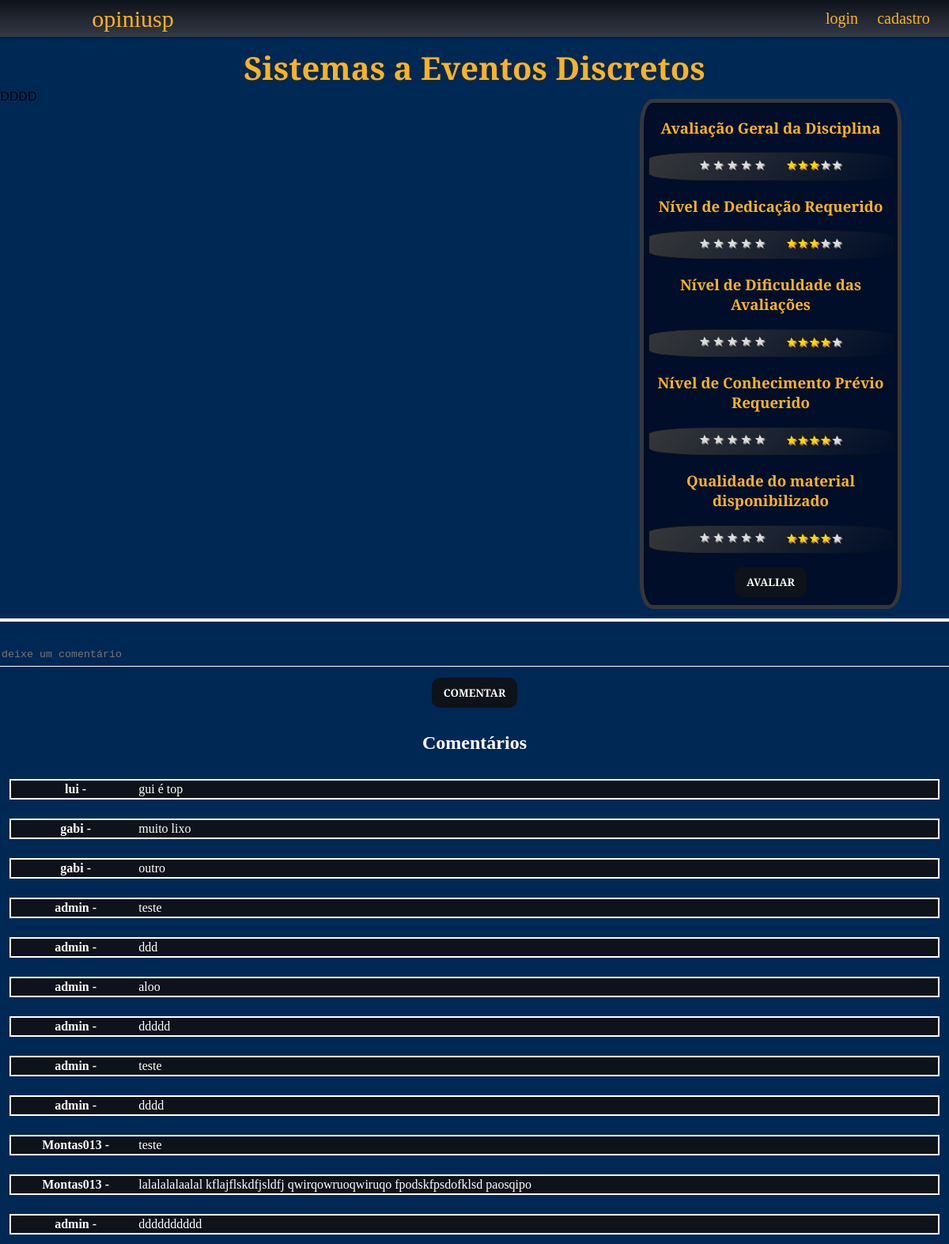
The page /disciplina/1/ on the database its author committed.
### main/models.py (models this page shows, shortened)
class Disciplina(models.Model):
    nome = models.CharField(max_length=100)
    sigla = models.CharField(max_length=7)
    cred_aula = models.IntegerField()
    cred_trabalho = models.IntegerField()
    ch_total = models.IntegerField()
    descricao = models.TextField(max_length=5000)  # programacao
    programa_resumido = models.TextField(max_length=5000)
    bibliografia = models.TextField(max_length=10000)
    met_avaliacao = models.TextField(null=True, blank=True)

class Comentario(models.Model):
    disciplina = models.ForeignKey(Disciplina, on_delete=models.CASCADE)
    user = models.ForeignKey(User, on_delete=models.CASCADE)
    texto = models.TextField(max_length=1000)
    downVote = models.ManyToManyField(
        User, blank=True, related_name="downvote")
    upVote = models.ManyToManyField(User, blank=True, related_name="upvote")

### main/views.py (the view)
# urls.py: path('disciplina/<int:id>/', views.pagina_disciplina, name = "disciplina"),
def pagina_disciplina(request, id):
    disciplina = Disciplina.objects.get(id=id)
    comentarios =  Comentario.objects.filter(disciplina=id).annotate(
    total_votes=Count('upVote')-Count('downVote')
    ).order_by('total_votes')
    avaliacoes = Avaliacao.objects.filter(disciplina=id)
    mediaGeral = avaliacoes.aggregate(Avg("notageral"))["notageral__avg"]
    mediaCrit1 = avaliacoes.aggregate(Avg("notaCrit1"))["notaCrit1__avg"]
    mediaCrit2 = avaliacoes.aggregate(Avg("notaCrit2"))["notaCrit2__avg"]
    mediaCrit3 = avaliacoes.aggregate(Avg("notaCrit3"))["notaCrit3__avg"]
    mediaCrit4 = avaliacoes.aggregate(Avg("notaCrit4"))["notaCrit4__avg"]
    medias = [
        mediaGeral, mediaCrit1, mediaCrit2, mediaCrit3, mediaCrit4
    ]
    averages = []
    for media in medias:
        if media == None:
            averages.append(0)
        else:
            averages.append(int(roundTraditional(media)))
    ranges = [
        range(averages[0]), range(averages[1]), range(averages[2]), range(averages[3]), range(averages[4])
    ]
    complementos = [
        range(5-averages[0]), range(5- averages[1]), range(5 - averages[2]), range(5 - averages[3]), range(5 - averages[4])
    ]
    contexto = {
        "disciplina": disciplina,
        "comentarios": comentarios,
        "ranges": ranges,
        "complementos": complementos
    }
    return render(request, 'main/disciplina.html', contexto)

### main/views.py (called while the page is built)
def roundTraditional(val,digits=0):
    return round(val+10**(-len(str(val))-1), digits)

### main/templates/main/disciplina.html (shortened to what this page needs)
{% extends 'main/base.html'%}
{% load static %}
{% block content %}
<div class='disciplina'>{{disciplina.nome}}</div>
<div class=bloco-avaliacao>
  <div class=bloco-infos1>DDDD</div>
  <div class=bloco-infos2>
    <form action="{% url 'main:add_review' disciplina.id%}" method="POST">
      <h3 class="avalicao_estrelas"> Avaliação Geral da Disciplina</h3>
      <div class="displace">
        <fieldset class="rating">
          <input type="radio" id="star5" name="notageral" value="5" /><label for="star5"><span>&#9733</span></label>
          <input type="radio" id="star4" name="notageral" value="4" /><label for="star4"><span>&#9733</span></label>
          <input type="radio" id="star3" name="notageral" value="3" /><label for="star3"><span>&#9733</span></label>
          <input type="radio" id="star2" name="notageral" value="2" /><label for="star2"><span>&#9733</span></label>
          <input type="radio" id="star1" name="notageral" value="1" /><label for="star1"><span>&#9733</span></label>
        </fieldset>
        <div class="base">
          {%for i in ranges.0%} <span class="preenchida">&#9733</span> {% endfor %}
          {%for i in complementos.0%} <span class="vazia">&#9733</span> {% endfor %}
        </div>
      </div>
      <h3 class="avalicao_estrelas">Nível de Dedicação Requerido</h3>
      <div class=displace>
        <fieldset class="rating crit1">
          <input type="radio" id="star5-crit1" name="notaCrit1" value="5" /><label
            for="star5-crit1"><span>&#9733</span></label>
          <input type="radio" id="star4-crit1" name="notaCrit1" value="4" /><label
            for="star4-crit1"><span>&#9733</span></label>
          <input type="radio" id="star3-crit1" name="notaCrit1" value="3" /><label
            for="star3-crit1"><span>&#9733</span></label>
          <input type="radio" id="star2-crit1" name="notaCrit1" value="2" /><label
            for="star2-crit1"><span>&#9733</span></label>
          <input type="radio" id="star1-crit1" name="notaCrit1" value="1" /><label
            for="star1-crit1"><span>&#9733</span></label>
        </fieldset>
        <div class="base">
          {%for i in ranges.1%} <span class="preenchida">&#9733</span> {% endfor %}
          {%for i in complementos.1%} <span class="vazia">&#9733</span> {% endfor %}
        </div>
      </div>
      <h3 class="avalicao_estrelas">Nível de Dificuldade das Avaliações</h3>
      <div class=displace>
        <fieldset class="rating crit2">
          <input type="radio" id="star5-crit2" name="notaCrit2" value="5" /><label
            for="star5-crit2"><span>&#9733</span></label>
          <input type="radio" id="star4-crit2" name="notaCrit2" value="4" /><label
            for="star4-crit2"><span>&#9733</span></label>
          <input type="radio" id="star3-crit2" name="notaCrit2" value="3" /><label
            for="star3-crit2"><span>&#9733</span></label>
          <input type="radio" id="star2-crit2" name="notaCrit2" value="2" /><label
            for="star2-crit2"><span>&#9733</span></label>
          <input type="radio" id="star1-crit2" name="notaCrit2" value="1" /><label
            for="star1-crit2"><span>&#9733</span></label>
        </fieldset>
        <div class="base">
          {%for i in ranges.2%} <span class="preenchida">&#9733</span> {% endfor %}
          {%for i in complementos.2%} <span class="vazia">&#9733</span> {% endfor %}
        </div>
      </div>
      <h3 class="avalicao_estrelas">Nível de Conhecimento Prévio Requerido</h3>
      <div class=displace>
        <fieldset class="rating crit3">
          <input type="radio" id="star5-crit3" name="notaCrit3" value="5" /><label
            for="star5-crit3"><span>&#9733</span></label>
          <input type="radio" id="star4-crit3" name="notaCrit3" value="4" /><label
            for="star4-crit3"><span>&#9733</span></label>
          <input type="radio" id="star3-crit3" name="notaCrit3" value="3" /><label
            for="star3-crit3"><span>&#9733</span></label>
          <input type="radio" id="star2-crit3" name="notaCrit3" value="2" /><label
            for="star2-crit3"><span>&#9733</span></label>
          <input type="radio" id="star1-crit3" name="notaCrit3" value="1" /><label
            for="star1-crit3"><span>&#9733</span></label>
        </fieldset>
        <div class="base">
          {%for i in ranges.3%} <span class="preenchida">&#9733</span> {% endfor %}
          {%for i in complementos.3%} <span class="vazia">&#9733</span> {% endfor %}
        </div>
      </div>
      <h3 class="avalicao_estrelas">Qualidade do material disponibilizado</h3>
      <div class=displace>
        <fieldset class="rating crit4">
          <input type="radio" id="star5-crit4" name="notaCrit4" value="5" /><label
            for="star5-crit4"><span>&#9733</span></label>
          <input type="radio" id="star4-crit4" name="notaCrit4" value="4" /><label
            for="star4-crit4"><span>&#9733</span></label>
          <input type="radio" id="star3-crit4" name="notaCrit4" value="3" /><label
            for="star3-crit4"><span>&#9733</span></label>
          <input type="radio" id="star2-crit4" name="notaCrit4" value="2" /><label
            for="star2-crit4"><span>&#9733</span></label>
          <input type="radio" id="star1-crit4" name="notaCrit4" value="1" /><label
            for="star1-crit4"><span>&#9733</span></label>
        </fieldset>
        <div class="base">
          {%for i in ranges.4%} <span class="preenchida">&#9733</span> {% endfor %}
          {%for i in complementos.4%} <span class="vazia">&#9733</span> {% endfor %}
        </div>
      </div>
      <input type="submit" value="Avaliar" />
    </form>
  </div>
</div>
<div class=container>
  <form action="{% url 'main:add_comentario' disciplina.id%}" method="POST">
    <textarea name="texto" id="texto" cols="30" rows="5" class="form-control"
      placeholder='deixe um comentário'></textarea>
    <br />
    <input type="submit" value="comentar" />
  </form>
</div>
<div class=comments>
  <h2>Comentários</h2>
  {% for comentario in comentarios %}
  <div class=comment>
    <div class=comentarista> {{comentario.user.username}} - </div>
    <div class=comentario>{{ comentario.texto }}</div>
  </div>
  {% endfor %}
</div>
{% endblock %}

### main/static/css/main.css (style rules this page uses)
:root { --oxfordblue: #1b2a41; --charcoal: #324a5f; --bluemunsell: #279eb3; --middleblue: #5cc6d7; --honeyellow: #feb320; }
body { display: flex; background: #002855; flex-direction: column; justify-content: flex-start; align-items: center; width: 100%; height: 100%; margin: 0px 0px 0px 0px; padding: 0px 0px 0px 0px; }
.disciplina { width: 100%; font-size: 40px; font-weight: bolder; font-family: "Arvo",Serif; color: var(--honeyellow); text-align: center; margin: 10px 0px 0px 0px; }
.bloco-avaliacao { height: 30%; width: 100%; display: flex; align-content: flex-start; }
.bloco-infos1 { height: 100%; width: 70%; }
.bloco-infos2 { height: 100%; width: 30%; text-align: center; margin: 1% 5% 1% 5%; background: #000E29; border: 5px solid #363738; border-radius: 5%; }
.displace { display: flex; margin: 2%; border-radius: 25%; align-content: flex-start; background: linear-gradient(-45deg,#000e29, #363738); border: 1px solid #0E121A; }
.base { width: 50%; display: flex; align-content: flex-start; padding: 6px 0px 0px 10px; }
.rating { border: none; width: 50%; float: right; }
.rating:not(:checked) > label { float: right; padding: 0 0.1em; overflow: hidden; white-space: nowrap; cursor: pointer; color: #ddd; text-shadow: 1px 1px #bbb, 2px 2px #666, 0.1em 0.1em 0.2em rgba(0, 0, 0, 0.5); }
.rating:not(:checked) > label:before { content: #9733; }
.preenchida { color: gold; text-shadow: 1px 1px goldenrod, 2px 2px #b57340, 0.1em 0.1em 0.2em rgba(0, 0, 0, 0.5); }
.vazia { color: #ddd; text-shadow: 1px 1px #bbb, 2px 2px #666, 0.1em 0.1em 0.2em rgba(0, 0, 0, 0.5); }
.avalicao_estrelas { color: var(--honeyellow); font-weight: bold; font-family: "Arvo",sans-serif; }
.container { color: snow; width: 100%; height: 10%; padding: 2px 2px 2px 2px; text-align: center; border-top: 4px solid white; }
textarea { color: white; font-weight: solid; height: 20px; width: 100%; border: none; border-bottom: 1px solid white; background-color: transparent; resize: none; outline: none; margin: 30px 0px 0px 0px; }
input[type=submit],button { padding: 10px 15px; border: none; outline: none; border-radius: 10px; text-transform: uppercase; font-weight: bold; cursor: pointer; }
input[type=submit] { background-color: #0E121A; color: #fff; font-family: 'Arvo','sans serif'; margin: 10px; }
.comments { height: 30%; width: 100%; padding: 0px 0px 0px 0px; display: flex; flex-direction: column; color: white; text-align: center; align-content: space-around; }
.comment { margin: 1% 1% 1% 1%; border: 2px solid white; padding: 2px; display: flex; background-color: #0E121A; flex-direction: row; align-content: space-around; text-align: center; }
.comentarista { width:15%; font-family: 'Arvo, sans-serif'; font-size: medium; font-weight: bold; }
.comentario { width:95%; font-family: 'Arvo, sans-serif'; font-size: medium; font-weight: normal; text-align: start; margin-left: auto; }

### rows shown on the page
Disciplina: nome "Sistemas a Eventos Discretos"
Comentario: user.username "lui", texto "gui é top"
Comentario: user.username "gabi", texto "muito lixo"
Comentario: user.username "gabi", texto "outro"
Comentario: user.username "admin", texto "teste"
Comentario: user.username "admin", texto "ddd"
Comentario: user.username "admin", texto "aloo"
Comentario: user.username "admin", texto "ddddd"
Comentario: user.username "admin", texto "teste"
Comentario: user.username "admin", texto "dddd"
Comentario: user.username "Montas013", texto "teste"
Comentario: user.username "Montas013", texto "lalalalalaalal kflajflskdfjsldfj qwirqowruoqwiruqo fpodskfpsdofklsd paosqipo"
Comentario: user.username "admin", texto "dddddddddd"
